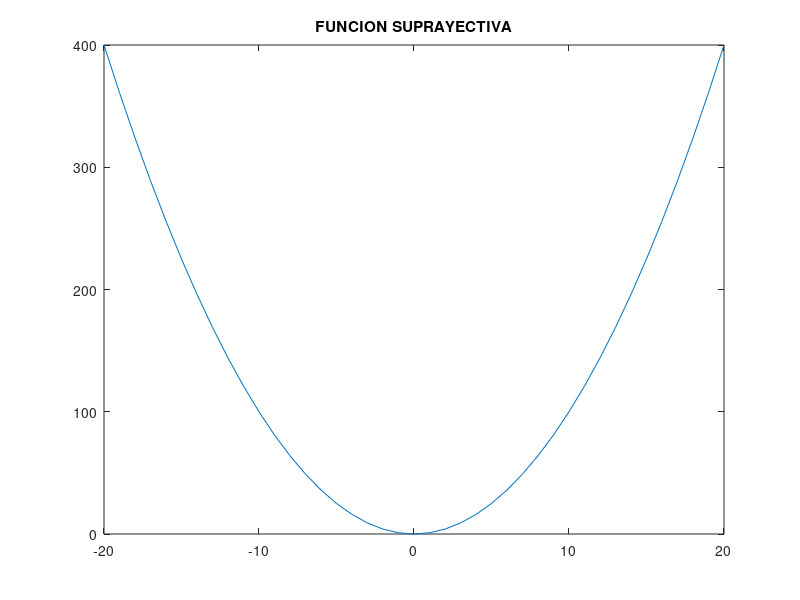

Write MATLAB code to recreate this figure.
% Title: "Funcion Inyectiva, Sobreyectiva, Biyectiva " 
% Autor: Atzimba Joice Martinez Huitron 
% Date:  20211116
% Version: 1
r=-20:1:20;
ar = @ (r) (r.^2);
%funcion a plotear; 
y=(r.^2);
plot(r,y);
title(['FUNCION SUPRAYECTIVA'])